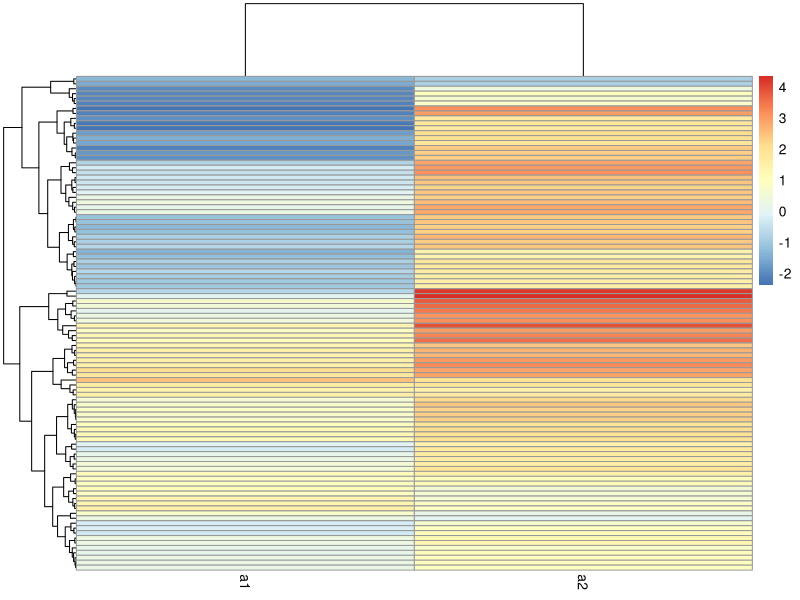
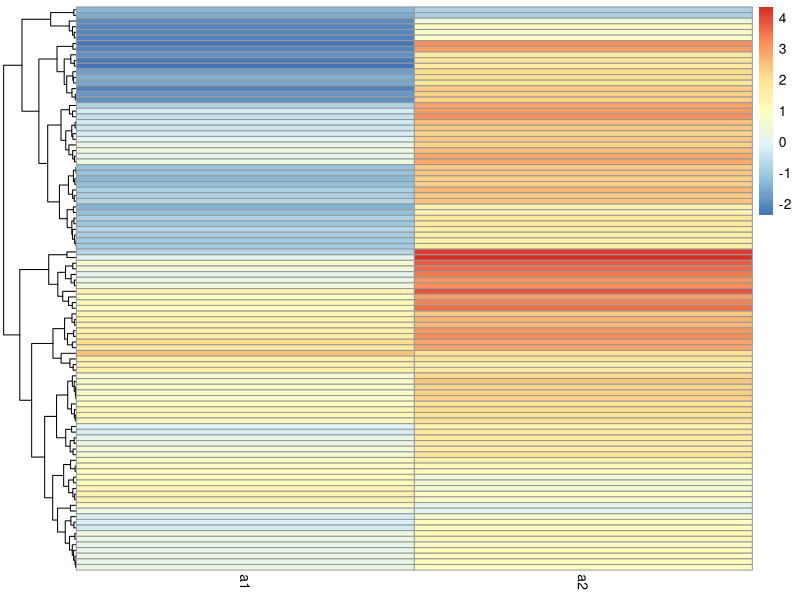
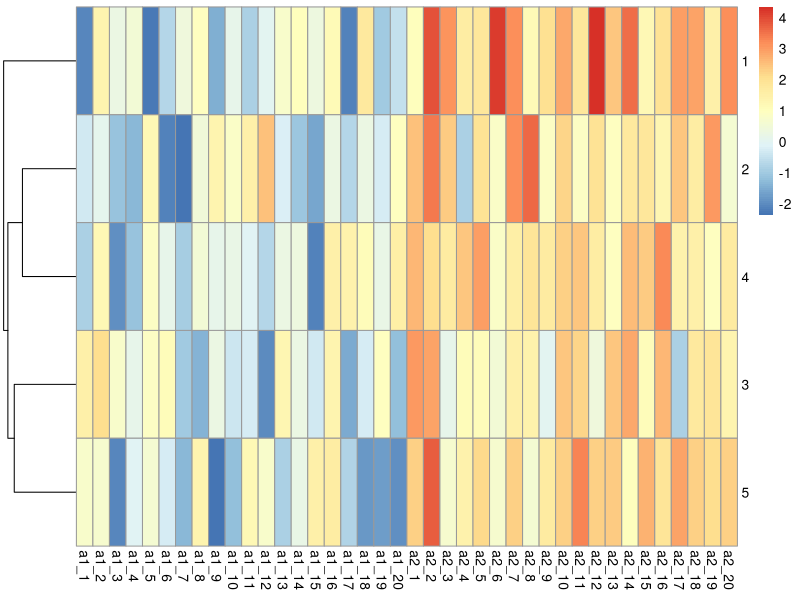

These figures' R source, in order: (Note: this script raises an error after producing the figures.)
rm(list = ls())
library(pheatmap)

a1 = rnorm(100)
a2 = rnorm(100)+2


# 合并
pheatmap(cbind(a1,a2))
pheatmap(cbind(a1,a2),cluster_cols = F)


dim(a1) = c(5,20)
dim(a2) = c(5,20)
b = cbind(a1,a2) # 先横向进行合并
b = as.data.frame(b) # 使其拥有列名，可以理解为变量名
names(b) = c(paste('a1',1:20,sep = '_'),paste('a2',1:20,sep = '_'))
pheatmap(b , cluster_cols = F)

pheatmap(cbind(a1,a2),show_rownames = F,show_rownames = F)
